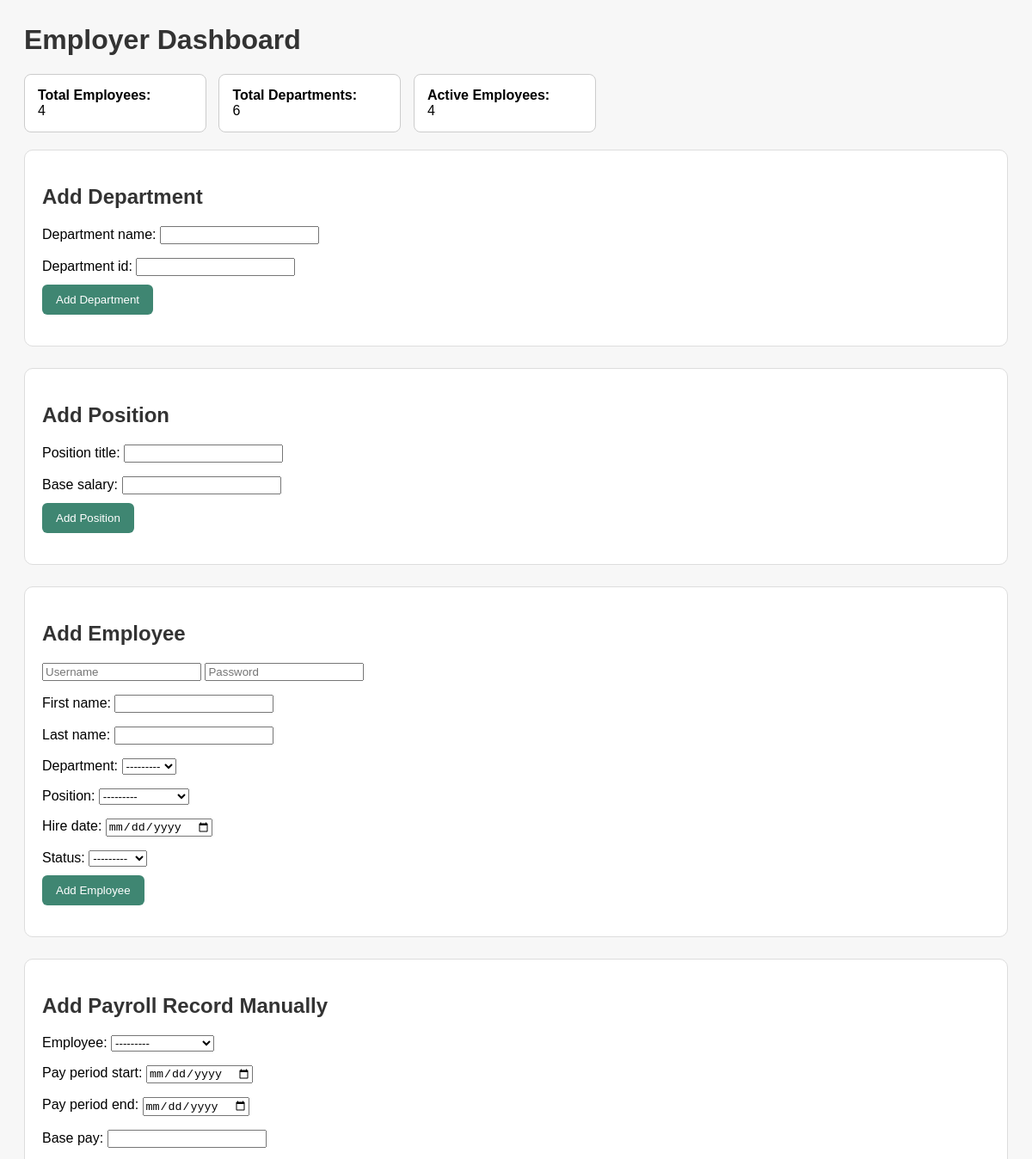
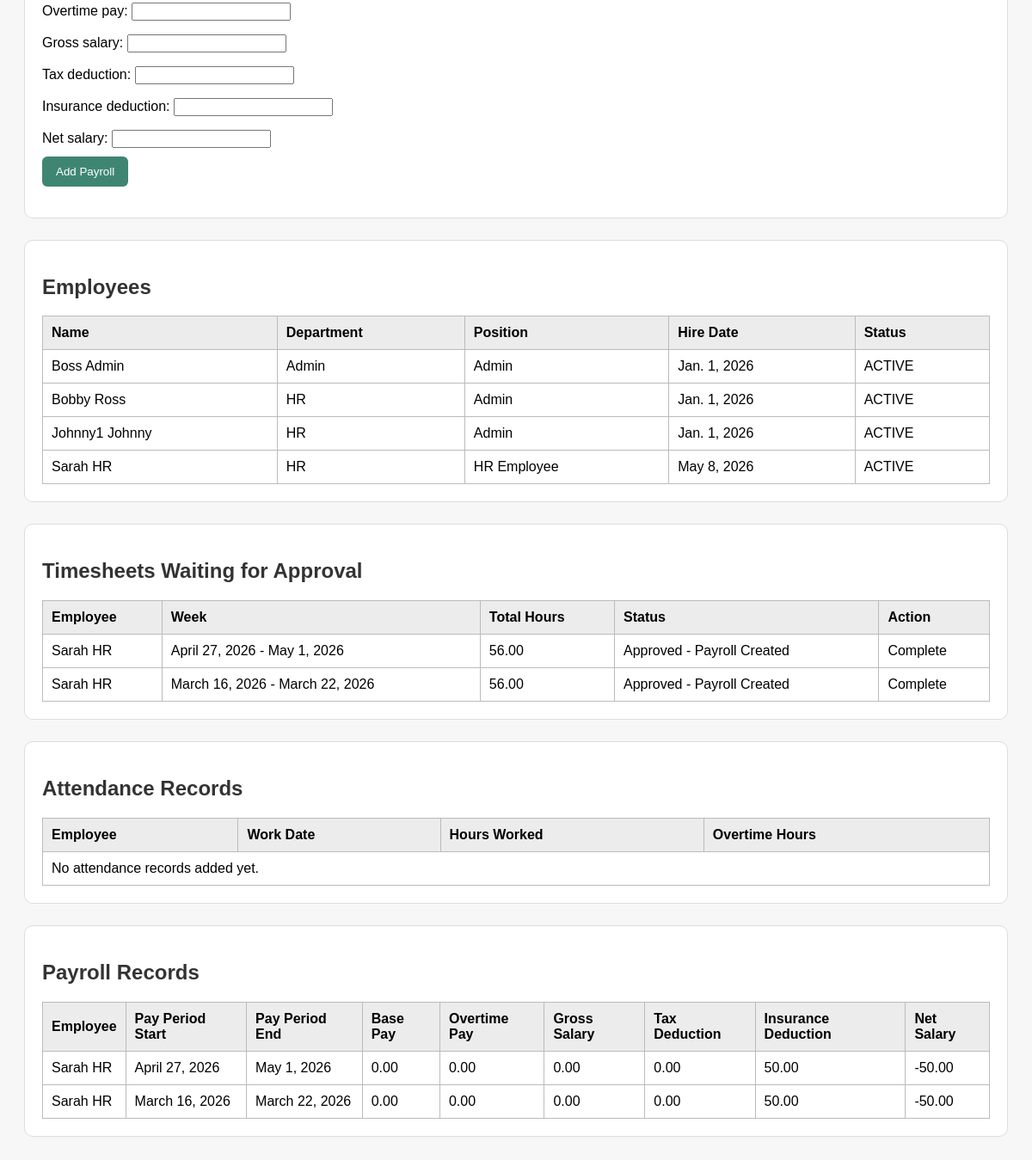
Page /employer/ (signed in) on the committed database (2 pictures, top to bottom).
### payroll/models.py (models this page shows, shortened)
class Employee(models.Model):
    user = models.OneToOneField(User, on_delete=models.CASCADE)
    STATUS_CHOICES = [
        ('ACTIVE', 'Active'),
        ('INACTIVE', 'Inactive'),
    ]
    first_name = models.CharField(max_length=50)
    last_name = models.CharField(max_length=50)
    department = models.ForeignKey(Department, on_delete=models.CASCADE)
    position = models.ForeignKey(Position, on_delete=models.CASCADE)
    hire_date = models.DateField()
    status = models.CharField(max_length=10, choices=STATUS_CHOICES)
    def __str__(self):
        return f"{self.first_name} {self.last_name}"

class Department(models.Model):
    department_name = models.CharField(max_length=100)
    department_id = models.CharField(max_length=20, unique=True)
    def __str__(self):
        return self.department_name

class Position(models.Model):
    position_title = models.CharField(max_length=100)
    base_salary = models.DecimalField(max_digits=10, decimal_places=2)
    def __str__(self):
        return self.position_title

class Timesheet(models.Model):
    employee = models.ForeignKey(Employee, on_delete=models.CASCADE)
    week_start = models.DateField()
    week_end = models.DateField()
    mon_hours = models.DecimalField(max_digits=5, decimal_places=2, default=0)
    tues_hours = models.DecimalField(max_digits=5, decimal_places=2, default=0)
    wed_hours = models.DecimalField(max_digits=5, decimal_places=2, default=0)
    thurs_hours = models.DecimalField(max_digits=5, decimal_places=2, default=0)
    fri_hours = models.DecimalField(max_digits=5, decimal_places=2, default=0)
    sat_hours = models.DecimalField(max_digits=5, decimal_places=2, default=0)
    sun_hours = models.DecimalField(max_digits=5, decimal_places=2, default=0)
    approved = models.BooleanField(default=False)
    def total_hours(self):
        return (
            self.mon_hours + self.tues_hours + self.wed_hours +
            self.thurs_hours + self.fri_hours + self.sat_hours + self.sun_hours
        )

class Payroll(models.Model):
    employee = models.ForeignKey(Employee, on_delete=models.CASCADE)
    pay_period_start = models.DateField()
    pay_period_end = models.DateField()
    base_pay = models.DecimalField(max_digits=10, decimal_places=2)
    overtime_pay = models.DecimalField(max_digits=10, decimal_places=2)
    gross_salary = models.DecimalField(max_digits=10, decimal_places=2)
    tax_deduction = models.DecimalField(max_digits=10, decimal_places=2)
    insurance_deduction = models.DecimalField(max_digits=10, decimal_places=2)
    net_salary = models.DecimalField(max_digits=10, decimal_places=2)

### payroll/views.py (the view, shortened to what this page needs)
# urls.py: path('employer/', views.employer_dashboard, name='employer_dashboard'),
@login_required
def employer_dashboard(request):
    employee = Employee.objects.filter(user=request.user).first()
    if not employee or not employee.department or employee.department.department_name.lower() != "admin":
        return redirect('employee_portal')
    return render(request, 'payroll/employer_dashboard.html', {
        'department_form': DepartmentForm(prefix='department'),
        'position_form': PositionForm(prefix='position'),
        'employee_form': EmployeeForm(prefix='employee'),
        'timesheet_form': TimesheetForm(),
        'payroll_form': PayrollForm(prefix='payroll'),
        'attendance_form': AttendanceForm(),
        'employees': Employee.objects.select_related('department', 'position').all(),
        'departments': Department.objects.all(),
        'positions': Position.objects.all(),
        'attendance_records': Attendance.objects.select_related('employee').all(),
        'timesheet_records': Timesheet.objects.select_related('employee', 'employee__position').order_by('-week_start'),
        'payroll_records': Payroll.objects.select_related('employee').order_by('-pay_period_start'),
        'total_employees': Employee.objects.count(),
        'total_departments': Department.objects.count(),
        'active_employees': Employee.objects.filter(status='ACTIVE').count(),
    })

### payroll/forms.py
class DepartmentForm(forms.ModelForm):
    class Meta:
        model = Department
        fields = ['department_name','department_id']

class PositionForm(forms.ModelForm):
    class Meta:
        model = Position
        fields = ['position_title', 'base_salary']

### payroll/templates/payroll/employer_dashboard.html (shortened to what this page needs)
<!DOCTYPE >
<html>
<head>
</head>
<body>
    <h1>Employer Dashboard</h1>
    <div class="card">
        <strong>Total Employees:</strong><br>
        {{ total_employees }}
    </div>
    <div class="card">
        <strong>Total Departments:</strong><br>
        {{ total_departments }}
    </div>
    <div class="card">
        <strong>Active Employees:</strong><br>
        {{ active_employees }}
    </div>
    <div class="section">
        <h2>Add Department</h2>
        <form method="POST">
            {{ department_form.as_p }}
            <button type="submit">Add Department</button>
        </form>
    </div>
    <div class="section">
        <h2>Add Position</h2>
        <form method="POST">
            {{ position_form.as_p }}
            <button type="submit">Add Position</button>
        </form>
    </div>
    <div class="section">
        <h2>Add Employee</h2>
        <form method="POST">
            <input type="text" name="username" placeholder="Username" required>
            <input type="password" name="password" placeholder="Password" required>
            {{ employee_form.as_p }}
            <button type="submit">Add Employee</button>
        </form>
    </div>
    <div class="section">
        <h2>Add Payroll Record Manually</h2>
        <form method="POST">
            {{ payroll_form.as_p }}
            <button type="submit">Add Payroll</button>
        </form>
    </div>
    <div class="section">
        <h2>Employees</h2>
        <table>
            <tr>
                <th>Name</th>
                <th>Department</th>
                <th>Position</th>
                <th>Hire Date</th>
                <th>Status</th>
            </tr>
            {% for employee in employees %}
            <tr>
                <td>{{ employee.first_name }} {{ employee.last_name }}</td>
                <td>{{ employee.department.department_name }}</td>
                <td>{{ employee.position.position_title }}</td>
                <td>{{ employee.hire_date }}</td>
                <td>{{ employee.status }}</td>
            </tr>
            {% empty %}
            <tr>
                <td colspan="5">No employees added yet.</td>
            </tr>
            {% endfor %}
        </table>
    </div>
    <div class="section">
        <h2>Timesheets Waiting for Approval</h2>
        <table>
            <tr>
                <th>Employee</th>
                <th>Week</th>
                <th>Total Hours</th>
                <th>Status</th>
                <th>Action</th>
            </tr>
            {% for t in timesheet_records %}
            <tr>
                <td>{{ t.employee.first_name }} {{ t.employee.last_name }}</td>
                <td>{{ t.week_start }} - {{ t.week_end }}</td>
                <td>{{ t.total_hours }}</td>
                <td>
                    {% if t.approved %}
                        Approved - Payroll Created
                    {% else %}
                        Pending Admin Approval
                    {% endif %}
                </td>
                <td>
                    {% if not t.approved %}
                        <a href="{% url 'approve_timesheet' t.id %}">
                            <button type="button">Approve and Calculate Pay</button>
                        </a>
                    {% else %}
                        Complete
                    {% endif %}
                </td>
            </tr>
            {% empty %}
            <tr>
                <td colspan="5">No timesheets submitted yet.</td>
            </tr>
            {% endfor %}
        </table>
    </div>
    <div class="section">
        <h2>Attendance Records</h2>
        <table>
            <tr>
                <th>Employee</th>
                <th>Work Date</th>
                <th>Hours Worked</th>
                <th>Overtime Hours</th>
            </tr>
            {% for record in attendance_records %}
            <tr>
                <td>{{ record.employee.first_name }} {{ record.employee.last_name }}</td>
                <td>{{ record.work_date }}</td>
                <td>{{ record.hours_worked }}</td>
                <td>{{ record.overtime_hours }}</td>
            </tr>
            {% empty %}
            <tr>
                <td colspan="4">No attendance records added yet.</td>
            </tr>
            {% endfor %}
        </table>
    </div>
    <div class="section">
        <h2>Payroll Records</h2>
        <table>
            <tr>
                <th>Employee</th>
                <th>Pay Period Start</th>
                <th>Pay Period End</th>
                <th>Base Pay</th>
                <th>Overtime Pay</th>
                <th>Gross Salary</th>
                <th>Tax Deduction</th>
                <th>Insurance Deduction</th>
                <th>Net Salary</th>
            </tr>
            {% for record in payroll_records %}
            <tr>
                <td>{{ record.employee.first_name }} {{ record.employee.last_name }}</td>
                <td>{{ record.pay_period_start }}</td>
                <td>{{ record.pay_period_end }}</td>
                <td>{{ record.base_pay }}</td>
                <td>{{ record.overtime_pay }}</td>
                <td>{{ record.gross_salary }}</td>
                <td>{{ record.tax_deduction }}</td>
                <td>{{ record.insurance_deduction }}</td>
                <td>{{ record.net_salary }}</td>
            </tr>
            {% empty %}
            <tr>
                <td colspan="9">No payroll records added yet.</td>
            </tr>
            {% endfor %}
        </table>
    </div>
</body>
</html>

### payroll/templates/payroll/employer_dashboard.html (style rules this page uses)
body { font-family: Arial, sans-serif; padding: 20px; background-color: #f7f7f7; }
h1, h2 { color: #333; }
.card { display: inline-block; border: 1px solid #ccc; padding: 15px; margin-right: 10px; margin-bottom: 20px; border-radius: 8px; min-width: 180px; background: white; }
.section { background: white; border: 1px solid #ddd; border-radius: 10px; padding: 20px; margin-bottom: 25px; }
form p { margin-bottom: 10px; }
button { background-color: #3f8672; color: white; border: none; padding: 10px 16px; border-radius: 6px; cursor: pointer; }
table { width: 100%; border-collapse: collapse; margin-top: 15px; background: white; }
table, th, td { border: 1px solid #bbb; }
th, td { padding: 10px; text-align: left; }
th { background-color: #ececec; }

### rows in the picture
Employee: first_name "Boss", last_name "Admin", department.department_name "Admin", position.position_title "Admin", hire_date "Jan. 1, 2026", status "ACTIVE"
Employee: first_name "Bobby", last_name "Ross", department.department_name "HR", position.position_title "Admin", hire_date "Jan. 1, 2026", status "ACTIVE"
Employee: first_name "Johnny1", last_name "Johnny", department.department_name "HR", position.position_title "Admin", hire_date "Jan. 1, 2026", status "ACTIVE"
Employee: first_name "Sarah", last_name "HR", department.department_name "HR", position.position_title "HR Employee", hire_date "May 8, 2026", status "ACTIVE"
Timesheet: employee.first_name "Sarah", employee.last_name "HR", week_start "April 27, 2026", week_end "May 1, 2026", total_hours "56.00", approved "Approved - Payroll Created"
Timesheet: employee.first_name "Sarah", employee.last_name "HR", week_start "March 16, 2026", week_end "March 22, 2026", total_hours "56.00", approved "Approved - Payroll Created"
Payroll: employee.first_name "Sarah", employee.last_name "HR", pay_period_start "April 27, 2026", pay_period_end "May 1, 2026", base_pay "0.00", overtime_pay "0.00", gross_salary "0.00", tax_deduction "0.00", insurance_deduction "50.00", net_salary "-50.00"
Payroll: employee.first_name "Sarah", employee.last_name "HR", pay_period_start "March 16, 2026", pay_period_end "March 22, 2026", base_pay "0.00", overtime_pay "0.00", gross_salary "0.00", tax_deduction "0.00", insurance_deduction "50.00", net_salary "-50.00"

### other values in the picture
{{ total_employees }} "4"
{{ total_departments }} "6"
{{ active_employees }} "4"
